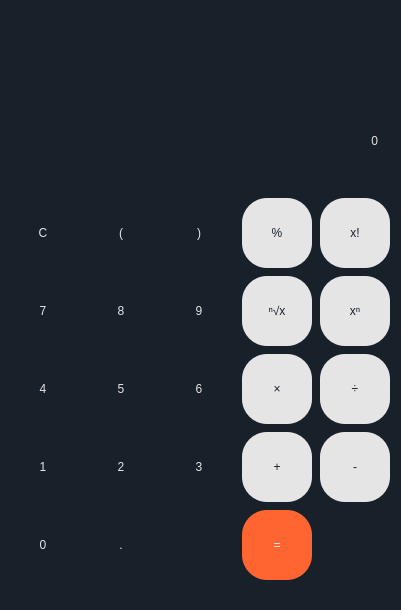
<?xml version="1.0" encoding="UTF-8"?>
<ui version="4.0">
 <class>MainWindow</class>
 <widget class="QMainWindow" name="MainWindow">
  <property name="geometry">
   <rect>
    <x>0</x>
    <y>0</y>
    <width>401</width>
    <height>610</height>
   </rect>
  </property>
  <property name="windowTitle">
   <string>MainWindow</string>
  </property>
  <property name="styleSheet">
   <string notr="true">QWidget{
background-color: rgb(24,32,42);
}

QLabel{
color: rgb(229,229,229);
font: 32pt &quot;URW Gothic&quot;;
margin-right: 20px;
}

QLabel#expression{
font: 22pt &quot;URW Gothic&quot;;
}


QPushButton{
background-color: rgb(24,32,42);
border-style: solid;
border-color: rgb(24,32,42);
border-radius: 25px;

color: rgb(229,229,229);
font: 16pt &quot;URW Gothic&quot;;
}

QPushButton:pressed{
background-color: rgb(93,98,105);

}

#button_equal{
background-color: rgb(255,101,49);

border-style: solid;
border-color: rgb(255,101,49);
border-radius: 25px;
}

#button_equal:pressed{
background-color: rgb(229,90,44);
 
}

#button_plus,#button_minus,#button_mul,#button_div,#button_root,#button_pow,#button_mod,#button_fact{
background-color: rgb(229,229,229);
color: rgb(24,32,42);

border-style: solid;
border-color: rgb(229,229,229);
border-radius: 25px;
}

#button_plus:pressed,#button_minus:pressed,#button_mul:pressed,#button_div:pressed,#button_root:pressed,#button_pow:pressed,#button_mod:pressed,#button_fact:pressed{
background-color: rgb(206,206,206);
}

#button_del{
background-image: url(/home/dominik/Calculator/pic/backspace.png);
background-repeat: no-repeat;
background-position: center;
border-radius: 10px;


}</string>
  </property>
  <widget class="QWidget" name="centralwidget">
   <property name="styleSheet">
    <string notr="true"/>
   </property>
   <widget class="QWidget" name="gridLayoutWidget">
    <property name="geometry">
     <rect>
      <x>0</x>
      <y>190</y>
      <width>401</width>
      <height>401</height>
     </rect>
    </property>
    <layout class="QGridLayout" name="gridLayout">
     <property name="spacing">
      <number>0</number>
     </property>
     <item row="2" column="3">
      <widget class="QPushButton" name="button_mul">
       <property name="minimumSize">
        <size>
         <width>70</width>
         <height>70</height>
        </size>
       </property>
       <property name="maximumSize">
        <size>
         <width>70</width>
         <height>70</height>
        </size>
       </property>
       <property name="text">
        <string>×</string>
       </property>
      </widget>
     </item>
     <item row="0" column="1">
      <widget class="QPushButton" name="button_lpar">
       <property name="minimumSize">
        <size>
         <width>70</width>
         <height>70</height>
        </size>
       </property>
       <property name="maximumSize">
        <size>
         <width>70</width>
         <height>70</height>
        </size>
       </property>
       <property name="styleSheet">
        <string notr="true"/>
       </property>
       <property name="text">
        <string>(</string>
       </property>
      </widget>
     </item>
     <item row="1" column="2">
      <widget class="QPushButton" name="button_9">
       <property name="minimumSize">
        <size>
         <width>70</width>
         <height>70</height>
        </size>
       </property>
       <property name="maximumSize">
        <size>
         <width>70</width>
         <height>70</height>
        </size>
       </property>
       <property name="text">
        <string>9</string>
       </property>
      </widget>
     </item>
     <item row="3" column="1">
      <widget class="QPushButton" name="button_2">
       <property name="minimumSize">
        <size>
         <width>70</width>
         <height>70</height>
        </size>
       </property>
       <property name="maximumSize">
        <size>
         <width>70</width>
         <height>70</height>
        </size>
       </property>
       <property name="text">
        <string>2</string>
       </property>
      </widget>
     </item>
     <item row="3" column="0">
      <widget class="QPushButton" name="button_1">
       <property name="minimumSize">
        <size>
         <width>70</width>
         <height>70</height>
        </size>
       </property>
       <property name="maximumSize">
        <size>
         <width>70</width>
         <height>70</height>
        </size>
       </property>
       <property name="toolTip">
        <string>&lt;html&gt;&lt;head/&gt;&lt;body&gt;&lt;p&gt;&lt;span style=&quot; font-weight:700;&quot;&gt;You will insert number ONE!&lt;/span&gt;&lt;/p&gt;&lt;/body&gt;&lt;/html&gt;</string>
       </property>
       <property name="whatsThis">
        <string>&lt;html&gt;&lt;head/&gt;&lt;body&gt;&lt;p&gt;&lt;br/&gt;&lt;/p&gt;&lt;/body&gt;&lt;/html&gt;</string>
       </property>
       <property name="text">
        <string>1</string>
       </property>
      </widget>
     </item>
     <item row="0" column="0">
      <widget class="QPushButton" name="button_clear">
       <property name="minimumSize">
        <size>
         <width>70</width>
         <height>70</height>
        </size>
       </property>
       <property name="maximumSize">
        <size>
         <width>70</width>
         <height>70</height>
        </size>
       </property>
       <property name="text">
        <string>C</string>
       </property>
      </widget>
     </item>
     <item row="2" column="1">
      <widget class="QPushButton" name="button_5">
       <property name="minimumSize">
        <size>
         <width>70</width>
         <height>70</height>
        </size>
       </property>
       <property name="maximumSize">
        <size>
         <width>70</width>
         <height>70</height>
        </size>
       </property>
       <property name="text">
        <string>5</string>
       </property>
      </widget>
     </item>
     <item row="1" column="0">
      <widget class="QPushButton" name="button_7">
       <property name="minimumSize">
        <size>
         <width>70</width>
         <height>70</height>
        </size>
       </property>
       <property name="maximumSize">
        <size>
         <width>70</width>
         <height>70</height>
        </size>
       </property>
       <property name="text">
        <string>7</string>
       </property>
      </widget>
     </item>
     <item row="0" column="2">
      <widget class="QPushButton" name="button_rpar">
       <property name="minimumSize">
        <size>
         <width>70</width>
         <height>70</height>
        </size>
       </property>
       <property name="maximumSize">
        <size>
         <width>70</width>
         <height>70</height>
        </size>
       </property>
       <property name="text">
        <string>)</string>
       </property>
      </widget>
     </item>
     <item row="1" column="1">
      <widget class="QPushButton" name="button_8">
       <property name="minimumSize">
        <size>
         <width>70</width>
         <height>70</height>
        </size>
       </property>
       <property name="maximumSize">
        <size>
         <width>70</width>
         <height>70</height>
        </size>
       </property>
       <property name="text">
        <string>8</string>
       </property>
      </widget>
     </item>
     <item row="3" column="3">
      <widget class="QPushButton" name="button_plus">
       <property name="minimumSize">
        <size>
         <width>70</width>
         <height>70</height>
        </size>
       </property>
       <property name="maximumSize">
        <size>
         <width>70</width>
         <height>70</height>
        </size>
       </property>
       <property name="text">
        <string>+</string>
       </property>
      </widget>
     </item>
     <item row="3" column="2">
      <widget class="QPushButton" name="button_3">
       <property name="minimumSize">
        <size>
         <width>70</width>
         <height>70</height>
        </size>
       </property>
       <property name="maximumSize">
        <size>
         <width>70</width>
         <height>70</height>
        </size>
       </property>
       <property name="text">
        <string>3</string>
       </property>
      </widget>
     </item>
     <item row="4" column="0">
      <widget class="QPushButton" name="button_0">
       <property name="minimumSize">
        <size>
         <width>70</width>
         <height>70</height>
        </size>
       </property>
       <property name="maximumSize">
        <size>
         <width>70</width>
         <height>70</height>
        </size>
       </property>
       <property name="text">
        <string>0</string>
       </property>
      </widget>
     </item>
     <item row="2" column="0">
      <widget class="QPushButton" name="button_4">
       <property name="minimumSize">
        <size>
         <width>70</width>
         <height>70</height>
        </size>
       </property>
       <property name="maximumSize">
        <size>
         <width>70</width>
         <height>70</height>
        </size>
       </property>
       <property name="text">
        <string>4</string>
       </property>
      </widget>
     </item>
     <item row="4" column="1">
      <widget class="QPushButton" name="button_point">
       <property name="minimumSize">
        <size>
         <width>70</width>
         <height>70</height>
        </size>
       </property>
       <property name="maximumSize">
        <size>
         <width>70</width>
         <height>70</height>
        </size>
       </property>
       <property name="text">
        <string>.</string>
       </property>
      </widget>
     </item>
     <item row="0" column="3">
      <widget class="QPushButton" name="button_mod">
       <property name="minimumSize">
        <size>
         <width>70</width>
         <height>70</height>
        </size>
       </property>
       <property name="maximumSize">
        <size>
         <width>70</width>
         <height>70</height>
        </size>
       </property>
       <property name="text">
        <string>%</string>
       </property>
      </widget>
     </item>
     <item row="2" column="2">
      <widget class="QPushButton" name="button_6">
       <property name="minimumSize">
        <size>
         <width>70</width>
         <height>70</height>
        </size>
       </property>
       <property name="maximumSize">
        <size>
         <width>70</width>
         <height>70</height>
        </size>
       </property>
       <property name="text">
        <string>6</string>
       </property>
      </widget>
     </item>
     <item row="1" column="3">
      <widget class="QPushButton" name="button_root">
       <property name="minimumSize">
        <size>
         <width>70</width>
         <height>70</height>
        </size>
       </property>
       <property name="maximumSize">
        <size>
         <width>70</width>
         <height>70</height>
        </size>
       </property>
       <property name="text">
        <string>ⁿ√x</string>
       </property>
      </widget>
     </item>
     <item row="0" column="4">
      <widget class="QPushButton" name="button_fact">
       <property name="minimumSize">
        <size>
         <width>70</width>
         <height>70</height>
        </size>
       </property>
       <property name="maximumSize">
        <size>
         <width>70</width>
         <height>70</height>
        </size>
       </property>
       <property name="text">
        <string>x!</string>
       </property>
      </widget>
     </item>
     <item row="1" column="4">
      <widget class="QPushButton" name="button_pow">
       <property name="minimumSize">
        <size>
         <width>70</width>
         <height>70</height>
        </size>
       </property>
       <property name="maximumSize">
        <size>
         <width>70</width>
         <height>70</height>
        </size>
       </property>
       <property name="text">
        <string>xⁿ</string>
       </property>
      </widget>
     </item>
     <item row="2" column="4">
      <widget class="QPushButton" name="button_div">
       <property name="minimumSize">
        <size>
         <width>70</width>
         <height>70</height>
        </size>
       </property>
       <property name="maximumSize">
        <size>
         <width>70</width>
         <height>70</height>
        </size>
       </property>
       <property name="text">
        <string>÷</string>
       </property>
      </widget>
     </item>
     <item row="3" column="4">
      <widget class="QPushButton" name="button_minus">
       <property name="minimumSize">
        <size>
         <width>70</width>
         <height>70</height>
        </size>
       </property>
       <property name="maximumSize">
        <size>
         <width>70</width>
         <height>70</height>
        </size>
       </property>
       <property name="layoutDirection">
        <enum>Qt::LeftToRight</enum>
       </property>
       <property name="text">
        <string>-</string>
       </property>
      </widget>
     </item>
     <item row="4" column="3">
      <widget class="QPushButton" name="button_equal">
       <property name="minimumSize">
        <size>
         <width>70</width>
         <height>70</height>
        </size>
       </property>
       <property name="maximumSize">
        <size>
         <width>70</width>
         <height>70</height>
        </size>
       </property>
       <property name="text">
        <string>=</string>
       </property>
      </widget>
     </item>
    </layout>
   </widget>
   <widget class="QLabel" name="expression">
    <property name="geometry">
     <rect>
      <x>0</x>
      <y>0</y>
      <width>401</width>
      <height>71</height>
     </rect>
    </property>
    <property name="styleSheet">
     <string notr="true"/>
    </property>
    <property name="text">
     <string/>
    </property>
    <property name="alignment">
     <set>Qt::AlignRight|Qt::AlignTrailing|Qt::AlignVCenter</set>
    </property>
   </widget>
   <widget class="QLabel" name="result">
    <property name="geometry">
     <rect>
      <x>0</x>
      <y>70</y>
      <width>401</width>
      <height>81</height>
     </rect>
    </property>
    <property name="text">
     <string>0</string>
    </property>
    <property name="alignment">
     <set>Qt::AlignBottom|Qt::AlignRight|Qt::AlignTrailing</set>
    </property>
   </widget>
   <widget class="QPushButton" name="button_del">
    <property name="geometry">
     <rect>
      <x>320</x>
      <y>150</y>
      <width>61</width>
      <height>31</height>
     </rect>
    </property>
    <property name="text">
     <string/>
    </property>
   </widget>
  </widget>
  <widget class="QMenuBar" name="menubar">
   <property name="geometry">
    <rect>
     <x>0</x>
     <y>0</y>
     <width>401</width>
     <height>20</height>
    </rect>
   </property>
  </widget>
 </widget>
 <resources/>
 <connections/>
</ui>
